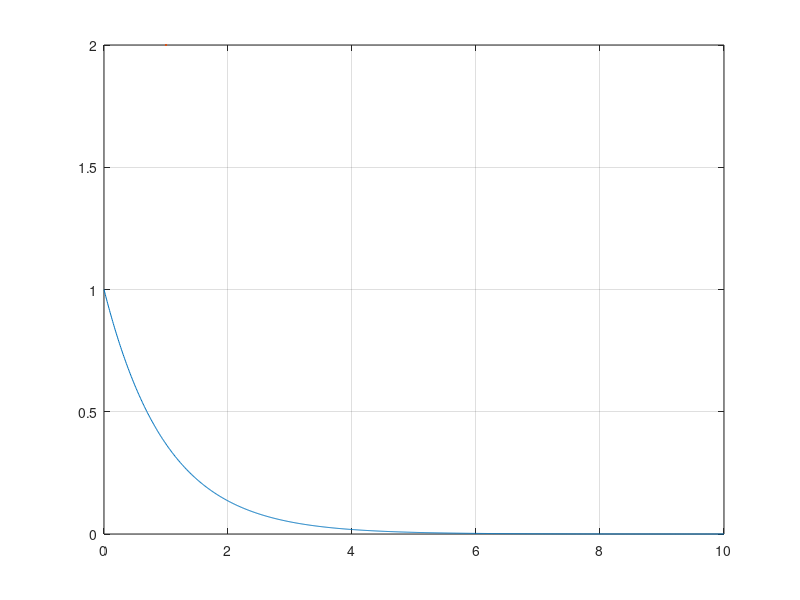

MATLAB code to generate this figure: (Note: this script raises an error after producing the figure.)
function p35_plot_figures()
%GENERATE_CHARTS generate_4_charts(5,0.5,0.2)    Hz = 1/s
%% Startup functions
clear
close all
clc
%% General settings
font_size   = 18;
line_width  = 2;
plot_x0     = 500;
plot_y0     = 300;
plot_width  = 600;
plot_height = 400;
%% Parameters
t0        = 0;
tf        = 10;
N_samples = 1000;
a   = 5;
f   = 0.5;
phi = 0.2;
%% Generating data
% time
t  = linspace(t0, tf, N_samples);
% signals
y1 = exp(-t);
y2 = a*sin(2*pi*f*t + phi);
y3 = a*t.*sin(2*pi*f*t + phi);
y4 = a*t.^2.*sin(2*pi*f*t + phi).*exp(-t);
%% Plotting data
% For all labels, this code uses the Latex interpreter:
% $$ is the delimiter for the math environment
%    use it for variables, not for measurement units!
% common commands in the math environment:
% {}^{}: superscript
% {}_{}: subscript
% \frac{}{}: fraction
% \alpha, \beta etc.: greek letters
% \sin, \cos, etc.: common functions
% 
% You can search on the internet for other commands, symbols, and examples
%% Version 1:
% individual plots

% CASE1: exp(-t)
fig = figure;  %generate new window
plot(t, y1, LineWidth=line_width)   %append (x,y, linea)
grid on    %griglia interna
box on
% label su x
xlabel('$t$ [s]', FontSize=font_size, Interpreter='latex')
% label su y
ylabel('$y(t)$', FontSize=font_size, Interpreter='latex')
% inserisco la legenda
legend('$e^{-t}$', FontSize=font_size, Interpreter='latex')
% definisco le grandezze
set(gcf,'position',[plot_x0,plot_y0,plot_width,plot_height])
% cambio il nome alla finestra
set(fig, 'Name', 'exp(-t)');

% CASE2: a(sin(2*pi*f*t + phi))
fig2 = figure(2);
plot(t, y2, LineWidth=line_width)
grid on
box on
xlabel('$t$ [s]', FontSize=font_size, Interpreter='latex')
ylabel('$y(t)$', FontSize=font_size, Interpreter='latex')
legend('$a \sin(2\pi f t + \varphi)$', ...
        FontSize=font_size, Interpreter='latex')
set(gcf,'position',[plot_x0,plot_y0,plot_width,plot_height])
set(fig2, 'Name', 'a*sin(2*pi*f*t + phi)');

% CASE3: a(t(sin(2*pi*f*t + phi)))
fig3 = figure(3);
plot(t, y3, LineWidth=line_width)
grid on
box on
xlabel('$t$ [s]', FontSize=font_size, Interpreter='latex')
ylabel('$y(t)$', FontSize=font_size, Interpreter='latex')
legend('$a t \sin(2\pi f t + \varphi)$', ...
        FontSize=font_size, Interpreter='latex', Location='NorthWest')
set(gcf,'position',[plot_x0,plot_y0,plot_width,plot_height])
set(fig3, 'Name', 'a*t.*sin(2*pi*f*t + phi)');

% CASE4: a(t^2(sin(2*pi*f*t + phi)))*exp(-t)
fig4 = figure(4);
plot(t, y4, LineWidth=line_width)
grid on
box on
xlabel('$t$ [s]', FontSize=font_size, Interpreter='latex')
ylabel('$y(t)$', FontSize=font_size, Interpreter='latex')
legend('$a t^2 \sin(2\pi f t + \varphi) e^{-t}$', ...
        FontSize=font_size, Interpreter='latex')
set(gcf,'position',[plot_x0,plot_y0,plot_width,plot_height])
set(fig4, 'Name', 'a*t.^2.*sin(2*pi*f*t + phi).*exp(-t)');

%% Version 2: 
% all plots in the same figure with different colors
fig5 = figure(5);
% tutti i grafici nella stessa figura, inserisco il primo e faccio tener
% duro inserendo poi gli altri.
plot(t, y1, LineWidth=line_width)
hold on
plot(t, y2, LineWidth=line_width)
plot(t, y3, LineWidth=line_width)
plot(t, y4, LineWidth=line_width)
grid on
box on
xlabel('$t$ [s]', FontSize=font_size, Interpreter='latex')
ylabel('$y(t)$', FontSize=font_size, Interpreter='latex')
% una legenda molto lunga
legend('$e^{-t}$',...
       '$a \sin(2\pi f t + \varphi)$',...
       '$a t \sin(2\pi f t + \varphi)$',...
       '$a t^2 \sin(2\pi f t + \varphi) e^{-t}$', ...
       FontSize=font_size, Interpreter='latex', Location='SouthWest')
hold off
set(gcf,'position',[plot_x0,plot_y0,plot_width,plot_height])
set(fig5, 'Name', 'AIO Plots different colors');
%% Version 3: 
% figure with four subplots
fig6 = figure(6);
set(gcf,'position',...
    [plot_x0,plot_y0 - plot_height*0.5,plot_width,plot_height*1.5])

ax(1) = subplot(4, 1, 1);
plot(t, y1, LineWidth=1.5)
grid on
box on
ylabel('$y(t)$', FontSize=font_size, Interpreter='latex')
legend('$e^{-t}$', FontSize=font_size, Interpreter='latex')

ax(2) = subplot(4, 1, 2);
plot(t, y2, LineWidth=line_width)
grid on
box on
ylabel('$y(t)$', FontSize=font_size, Interpreter='latex')
legend('$a \sin(2\pi f t + \varphi)$', ...
        FontSize=font_size, Interpreter='latex')

ax(3) = subplot(4, 1, 3);
plot(t, y3, LineWidth=line_width)
grid on
box on
ylabel('$y(t)$', FontSize=font_size, Interpreter='latex')
legend('$a t \sin(2\pi f t + \varphi)$', ...
        FontSize=font_size, Interpreter='latex')

ax(4) = subplot(4, 1, 4);
plot(t, y4, LineWidth=line_width)
grid on
box on
xlabel('$t$ [s]', FontSize=font_size, Interpreter='latex')
ylabel('$y(t)$', FontSize=font_size, Interpreter='latex')
legend('$a t^2 \sin(2\pi f t + \varphi) e^{-t}$', ...
        FontSize=font_size, Interpreter='latex')
set(fig6, 'Name', 'AIO different plots');

linkaxes(ax,'x'); % <-- use this to navigate along x simultaneously
end